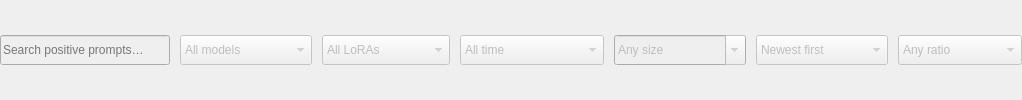
        <widget class="QWidget" name="galleryFilterScrollContents">
         <property name="accessibleName">
          <string>FilterScrollContents</string>
         </property>
         <property name="role" stdset="0">
          <string>galleryScrollContents</string>
         </property>
         <layout class="QHBoxLayout" name="galleryFilterLayout">
          <item>
           <widget class="QLineEdit" name="galleryPromptSearch">
            <property name="accessibleName">
             <string>Search positive prompts</string>
            </property>
            <property name="placeholderText">
             <string>Search positive prompts…</string>
            </property>
            <property name="enabled">
             <bool>false</bool>
            </property>
            <property name="toolTip">
             <string>Search recorded positive prompts.</string>
            </property>
            <property name="minimumSize">
             <size>
              <width>170</width>
              <height>30</height>
             </size>
            </property>
            <property name="maximumSize">
             <size>
              <width>260</width>
              <height>30</height>
             </size>
            </property>
           </widget>
          </item>
          
          <item>
           <widget class="QComboBox" name="galleryModelFilter">
            <property name="accessibleName">
             <string>Filter by model</string>
            </property>
            <item>
             <property name="text">
              <string>All models</string>
             </property>
            </item>
            <property name="enabled">
             <bool>false</bool>
            </property>
            <property name="minimumSize">
             <size>
              <width>132</width>
              <height>30</height>
             </size>
            </property>
            <property name="toolTip">
             <string>Filter by exact recorded model identifier.</string>
            </property>
           </widget>
          </item>
          <item>
           <widget class="QComboBox" name="galleryLoRAFilter">
            <property name="accessibleName">
             <string>Filter by LoRA</string>
            </property>
            <item>
             <property name="text">
              <string>All LoRAs</string>
             </property>
            </item>
            <property name="enabled">
             <bool>false</bool>
            </property>
            <property name="minimumSize">
             <size>
              <width>128</width>
              <height>30</height>
             </size>
            </property>
            <property name="toolTip">
             <string>Filter by exact recorded LoRA identifier.</string>
            </property>
           </widget>
          </item>
          <item>
           <widget class="QComboBox" name="galleryDateFilter">
            <property name="accessibleName">
             <string>Filter by date range</string>
            </property>
            <item>
             <property name="text">
              <string>All time</string>
             </property>
            </item>
            <property name="enabled">
             <bool>false</bool>
            </property>
            <property name="minimumSize">
             <size>
              <width>144</width>
              <height>30</height>
             </size>
            </property>
            <property name="toolTip">
             <string>Filter by saved date or date range.</string>
            </property>
           </widget>
          </item>
          <item>
           <widget class="QComboBox" name="galleryDimensionsFilter">
            <property name="accessibleName">
             <string>Filter by exact dimensions</string>
            </property>
            <property name="editable">
             <bool>true</bool>
            </property>
            <item>
             <property name="text">
              <string>Any size</string>
             </property>
            </item>
            <property name="enabled">
             <bool>false</bool>
            </property>
            <property name="minimumSize">
             <size>
              <width>132</width>
              <height>30</height>
             </size>
            </property>
           </widget>
          </item>
          <item>
           <widget class="QComboBox" name="gallerySortFilter">
            <property name="accessibleName">
             <string>Sort saved outputs</string>
            </property>
            <item>
             <property name="text">
              <string>Newest first</string>
             </property>
            </item>
            <property name="enabled">
             <bool>false</bool>
            </property>
            <property name="minimumSize">
             <size>
              <width>132</width>
              <height>30</height>
             </size>
            </property>
           </widget>
          </item>
          <item>
           <widget class="QComboBox" name="galleryRatioFilter">
            <property name="accessibleName">
             <string>Filter by aspect ratio</string>
            </property>
            <item>
             <property name="text">
              <string>Any ratio</string>
             </property>
            </item>
            <property name="enabled">
             <bool>false</bool>
            </property>
            <property name="minimumSize">
             <size>
              <width>124</width>
              <height>30</height>
             </size>
            </property>
            <property name="toolTip">
             <string>Filter by orientation or exact aspect ratio.</string>
            </property>
           </widget>
          </item>
          <property name="leftMargin">
           <number>0</number>
          </property>
          <property name="rightMargin">
           <number>0</number>
          </property>
          <property name="topMargin">
           <number>0</number>
          </property>
          <property name="bottomMargin">
           <number>0</number>
          </property>
          <property name="spacing">
           <number>10</number>
          </property>
         </layout>
        </widget>
